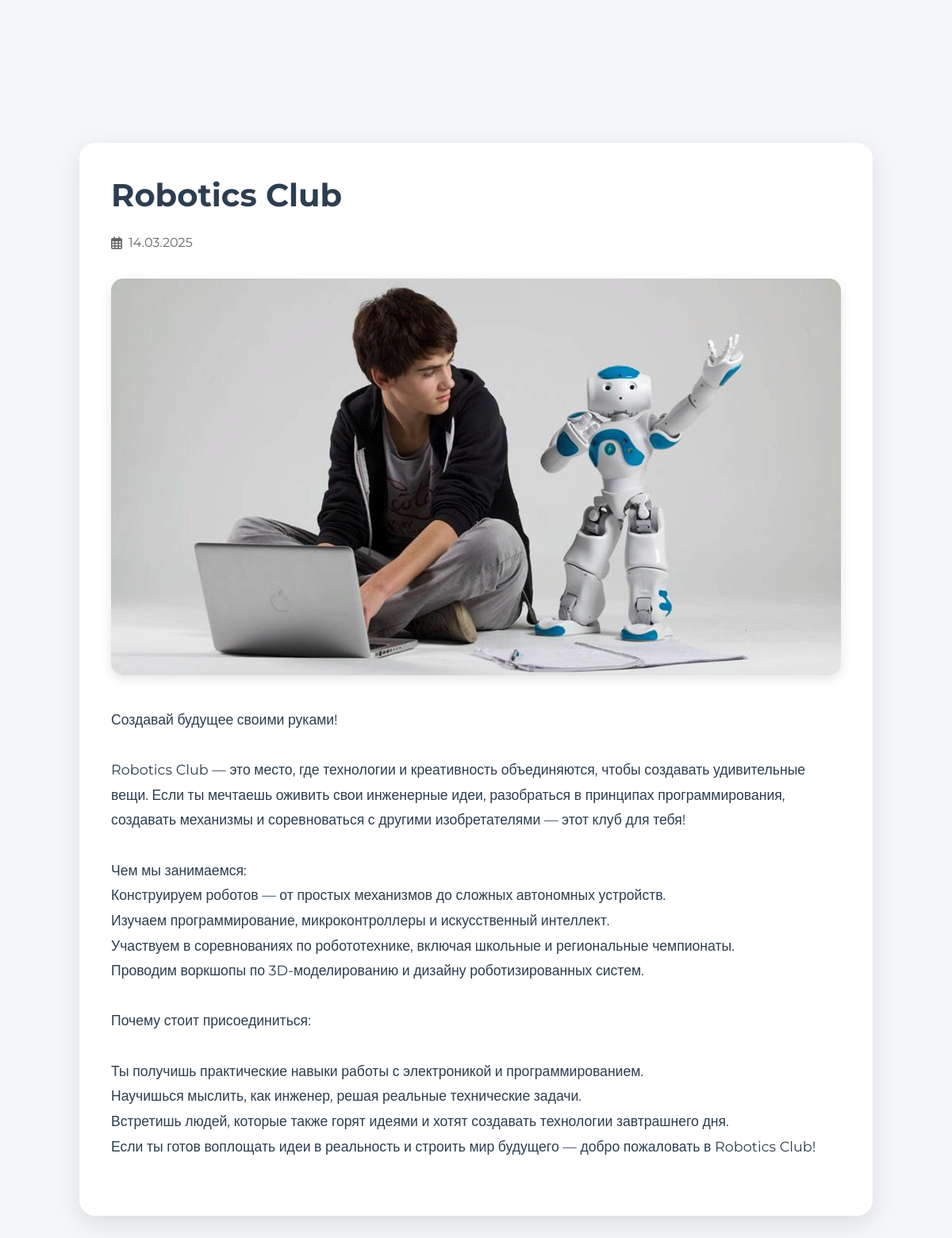
Screenshot of /clubesartic.php?id=4 with the database file from the repository.
### tables this page shows
CREATE TABLE `clubes` (
  `id` int NOT NULL,
  `title` varchar(255) NOT NULL,
  `short_description` text NOT NULL,
  `content` text NOT NULL,
  `image_url` varchar(255) DEFAULT NULL,
  `published_date` timestamp NULL DEFAULT CURRENT_TIMESTAMP,
  `author` varchar(100) DEFAULT NULL
);

### clubesartic.php (the view, shortened to what this page needs)
<?php
    $host = 'localhost';
    $db = 'school_news';
    $user = 'root';
    $pass = '';
    $conn = new PDO("mysql:host=$host;dbname=$db;charset=utf8", $user, $pass);
    if (isset($_GET['id'])) {
        $articleId = intval($_GET['id']);
        $stmt = $conn->prepare("SELECT * FROM clubes WHERE id = :id");
        $stmt->bindParam(':id', $articleId, PDO::PARAM_INT);
        $stmt->execute();
        $article = $stmt->fetch(PDO::FETCH_ASSOC);
    } else {
        echo "<p>Некорректный запрос.</p>";
        exit;
    }
    ?>
    <!DOCTYPE html>
    <html lang="ru">
    <head>
        <link href="https://cdnjs.cloudflare.com/ajax/libs/font-awesome/6.0.0/css/all.min.css" rel="stylesheet">
    </head>
    <body>
        <div class="container">
            <h1 class="article-title"><?php echo htmlspecialchars($article['title']); ?></h1>
            <p class="article-date">
                <i class="far fa-calendar-alt"></i>
                <?php echo date("d.m.Y", strtotime($article['published_date'])); ?>
            </p>
            <?php if ($article['image_url']): ?>
                <img src="<?php echo htmlspecialchars($article['image_url']); ?>" alt="Изображение статьи" class="article-image">
            <?php endif; ?>
            <div class="article-content">
                <?php echo nl2br(htmlspecialchars($article['content'])); ?>
            </div>
        </div>
    </body>
    </html>

### clubesartic.php (style rules this page uses)
:root { --primary-color: #2C3E50; --secondary-color: #3498DB; --accent-color: #E74C3C; --background-color: #F5F6FA; --text-color: #2C3E50; --header-gradient: linear-gradient(135deg, #1a5f7a, #2C3E50); }
* { margin: 0; padding: 0; box-sizing: border-box; }
body { font-family: 'Montserrat', sans-serif; background: var(--background-color); color: var(--text-color); line-height: 1.8; }
.container { width: 90%; max-width: 1000px; margin: 180px auto 60px; background: #fff; padding: 40px; border-radius: 20px; box-shadow: 0 10px 30px rgba(0,0,0,0.1); }
.article-title { font-size: 2.5em; color: var(--primary-color); margin-bottom: 20px; line-height: 1.3; }
.article-date { font-size: 1em; color: #666; margin-bottom: 30px; display: flex; align-items: center; gap: 8px; }
.article-image { width: 100%; max-height: 500px; object-fit: cover; border-radius: 15px; margin-bottom: 30px; box-shadow: 0 5px 15px rgba(0,0,0,0.1); }
.article-content { font-size: 1.1em; color: var(--text-color); line-height: 1.8; word-wrap: break-word; overflow-wrap: break-word; }

### rows the page displays
clubes: title "Robotics Club", published_date "14.03.2025", image_url (picture), content "Создавай будущее своими руками! Robotics Club — это место, где технологии и креативность объединяются, чтобы создавать удивительные вещи. Если ты мечтаешь оживить свои инженерные идеи, разобраться в принципах программирования, создавать механизмы и соревноваться с другими изобретателями — этот клуб для тебя! Чем мы занимаемся: Конструируем роботов — от простых механизмов до сложных автономных устройств. Изучаем программирование, микроконтроллеры и искусственный интеллект. Участвуем в соревнованиях по робототехнике, включая школьные и региональные чемпионаты. Проводим воркшопы по 3D-моделированию и дизайну роботизированных систем. Почему стоит присоединиться: Ты получишь практические навыки…"
